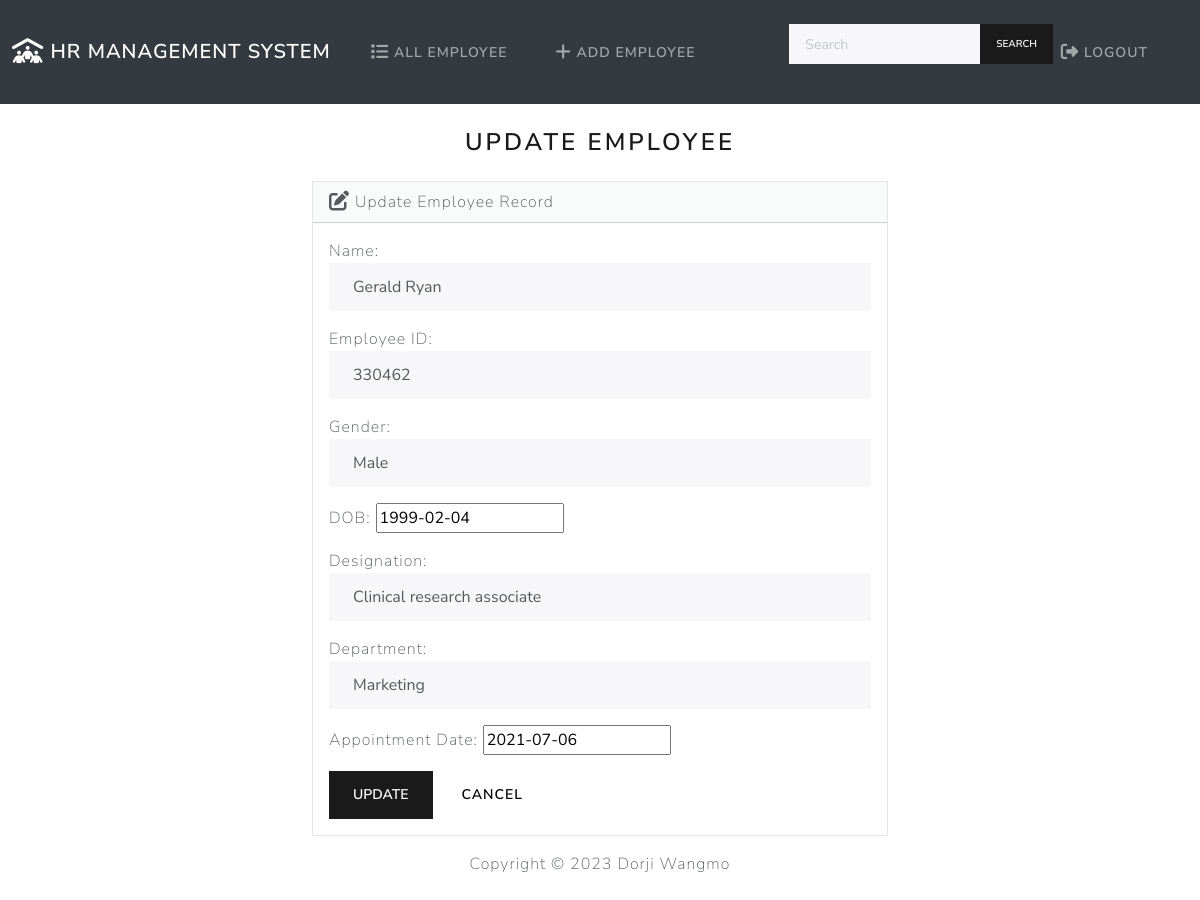
The page /edit/32/ (signed in) on the database its author committed.
### employee/models.py (models this page shows, shortened)
class Employee(models.Model):
    name = models.CharField(max_length=255)
    employee_id = models.PositiveIntegerField(unique=True)
    GENDER_CHOICES = (
        ('M', 'Male'),
        ('F', 'Female'),
    )
    gender = models.CharField(max_length=1, choices=GENDER_CHOICES)
    dob = models.DateField()
    designation = models.CharField(max_length=255)
    department = models.CharField(max_length=255)
    appointment_date = models.DateField()

### employee/views.py (the view)
# urls.py: path('edit/<int:id>/', views.edit, name='edit'),
@login_required
def edit(request, id):
    if request.method == 'POST':
        employee = Employee.objects.get(pk=id)
        form = EmployeeForm(request.POST, instance=employee)
        if form.is_valid():
            form.save()
            return render(request, 'employee/edit.html', {
                'form': form,
                'success': True
            })
    else:
        employee = Employee.objects.get(pk=id)
        form = EmployeeForm(instance=employee)
    return render(request, 'employee/edit.html', {
        'form': form
    })

### employee/templates/employee/edit.html (shortened to what this page needs)
{% extends "employee/base.html" %}
{% block body%}
    <h3 class="text-center m-4">Update Employee</h3>
    {% if success %}
        <div class="alert alert-success" role="alert">
            The new Employee updated successfully.
            <a href="{% url 'index' %}" class="alert-link">Go to Home Page.</a>
        </div>
    {% else %}
        <div class="row justify-content-center">
            <div class="col-6">
                <div class="card bg-light mb-3">
                    <div class="card-header">
                        <i class="fa-solid fa-pen-to-square fa-lg"></i> Update Employee Record
                    </div>
                    <div class="card-body">
                      <form action="" method="POST">
                        {{ form.as_p }}
                        <button type="submit" class="btn btn-primary">Update</button>
                        <a href="{% url 'index' %}" class="btn btn-secondary">Cancel</a>
                      </form>
                    </div>
                  </div>
            </div>
        </div>
    {% endif %}
{% endblock %}

### rows shown on the page
Employee: name "Gerald Ryan", employee_id "330462", gender "Male", dob "1999-02-04", designation "Clinical research associate", department "Marketing", appointment_date "2021-07-06"
